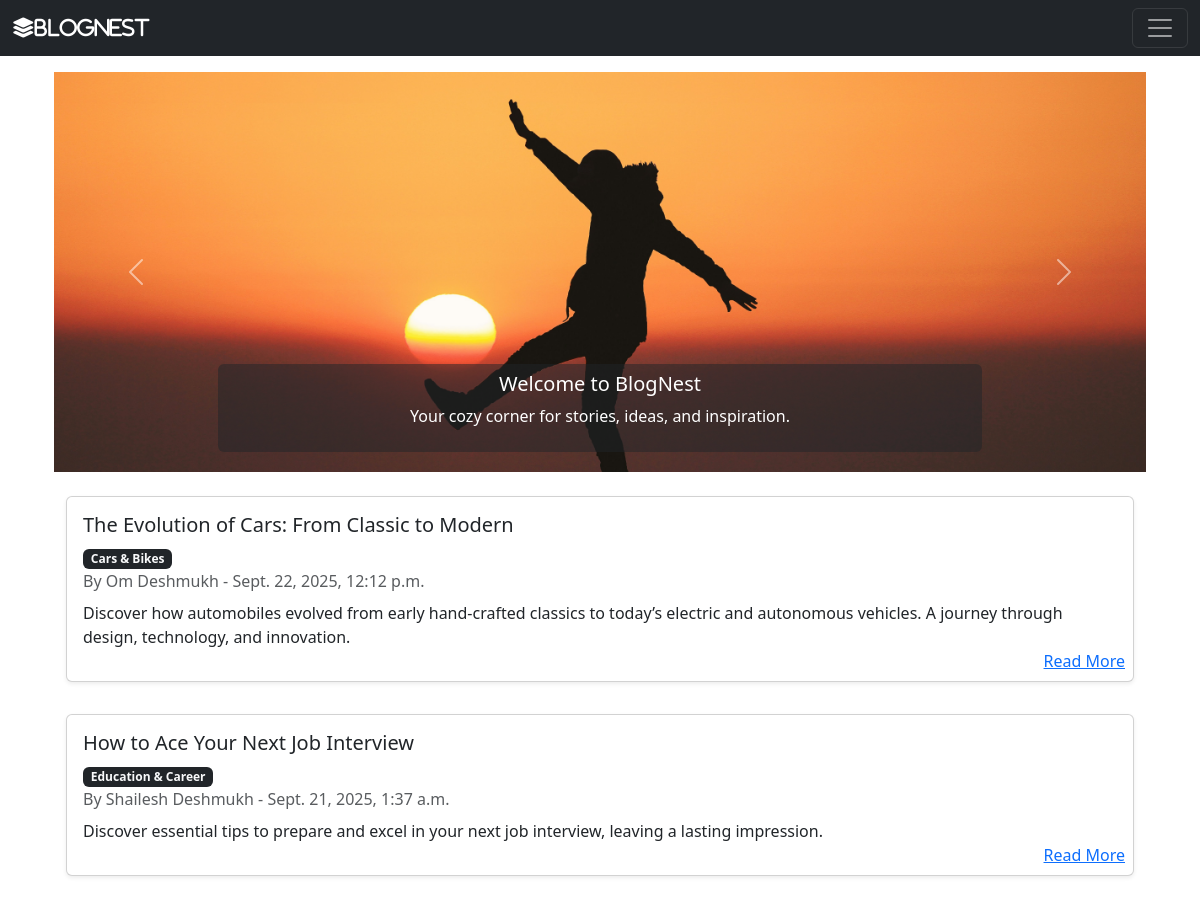
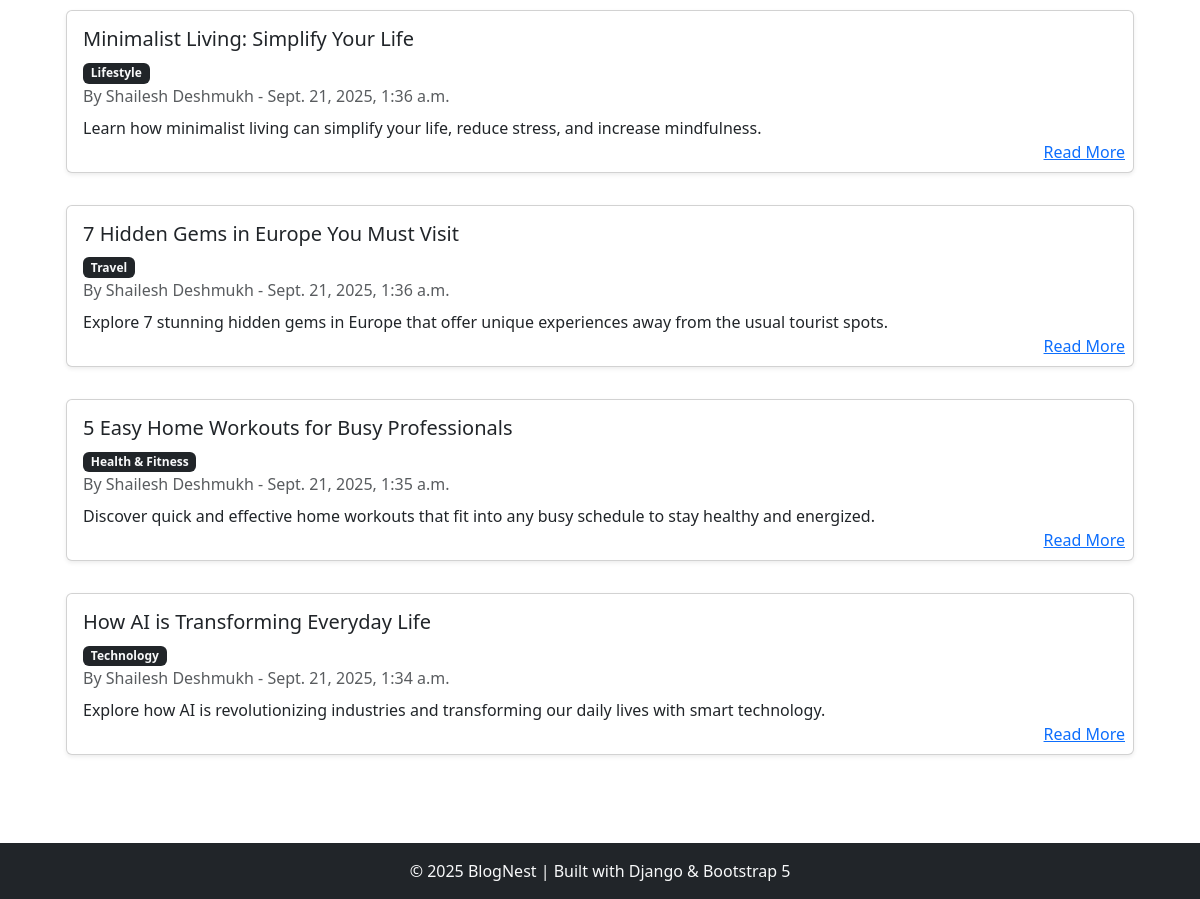
The page / on the database its author committed (2 pictures, top to bottom).
### theblog/models.py (models this page shows, shortened)
class Post(models.Model):
    title = models.CharField(max_length=255)
    header_image = models.ImageField(null=True, blank=True, upload_to="images/")
    title_tag = models.CharField(max_length=255)
    author = models.ForeignKey(User,on_delete=models.CASCADE)
    body = CKEditor5Field(blank=True, null=True)
    posted_at = models.DateTimeField(auto_now_add=True)
    category = models.ForeignKey(Category, on_delete=models.CASCADE, related_name="posts", null=True, blank=True)
    snippet = models.CharField(max_length=255)
    likes = models.ManyToManyField(User,related_name='blog_posts')

class Category(models.Model):
    name = models.CharField(max_length=100, unique=True)
    slug = models.SlugField(unique=True, blank=True)

### theblog/views.py (the view)
# urls.py: path('',homeView.as_view(),name="home"),
class homeView(ListView):
    model = Post
    template_name = 'home.html'
    ordering = ['-posted_at']
    def get_context_data(self, *args, **kwargs):
        cat_menu = Category.objects.all()
        context = super(homeView,self).get_context_data(*args, **kwargs)
        context["cat_menu"]= cat_menu
        return context

### theblog/templates/home.html (shortened to what this page needs)
{% extends "base.html" %}
{% load static %}
{% block content %}
<br>
<div class="container my-4">
  <div id="carouselExampleControls" class="carousel slide" data-bs-ride="carousel">
    <div class="carousel-inner" style="height: 400px;">
      <div class="carousel-item active h-100">
        <img src="{% static 'carousel/slide1.jpg' %}" class="d-block w-100 h-100" alt="Slide 1" style="object-fit: cover; object-position: center 40% ;">
        <div class="carousel-caption d-none d-md-block bg-dark bg-opacity-50 rounded p-2">
          <h5>Welcome to BlogNest</h5>
          <p>Your cozy corner for stories, ideas, and inspiration.</p>
        </div>
      </div>
    <button class="carousel-control-prev" type="button" data-bs-target="#carouselExampleControls" data-bs-slide="prev">
      <span class="carousel-control-prev-icon" aria-hidden="true"></span>
    </button>
    <button class="carousel-control-next" type="button" data-bs-target="#carouselExampleControls" data-bs-slide="next">
      <span class="carousel-control-next-icon" aria-hidden="true"></span>
    </button>
  </div>
</div>
<section class="container my-4">
  <div class="row g-3">
    {% for post in object_list %}
    <div class="col-12">
      <div class="card mb-3 shadow-sm">
        <div class="card-body position-relative">
          <h5 class="card-title text-dark">{{ post.title }}</h5>
          {% if post.category %}
            <span class="badge bg-dark text-light">{{ post.category.name }}</span>
          {% else %}
            <span class="badge bg-dark text-light">Uncategorized</span>
          {% endif %}
          <p class="text-muted mb-2">
            By {{ post.author.first_name|title }} {{ post.author.last_name|title }} - {{ post.posted_at }}
          </p>
          <p class="card-text text-dark">{{ post.snippet }}</p>
          <div class="position-absolute bottom-0 end-0 p-2 text-end">
            <a href="{% url 'article_detail' post.pk %}" class="text-primary">Read More</a>
          </div>
        </div>
      </div>
    </div>
    {% endfor %}
  </div>
</section>
{% endblock content %}

### theblog/templates/base.html (style rules this page uses)
html, body { height: 100%; }
.d-flex-column { display: flex; flex-direction: column; min-height: 100vh; }

### rows shown on the page
Post: title "The Evolution of Cars: From Classic to Modern", category.name "Cars & Bikes", author.first_name "Om", author.last_name "Deshmukh", posted_at "Sept. 22, 2025, 12:12 p.m.", snippet "Discover how automobiles evolved from early hand-crafted classics to today’s electric and autonomous vehicles. A journey through design, technology, and innovation."
Post: title "How to Ace Your Next Job Interview", category.name "Education & Career", author.first_name "Shailesh", author.last_name "Deshmukh", posted_at "Sept. 21, 2025, 1:37 a.m.", snippet "Discover essential tips to prepare and excel in your next job interview, leaving a lasting impression."
Post: title "Minimalist Living: Simplify Your Life", category.name "Lifestyle", author.first_name "Shailesh", author.last_name "Deshmukh", posted_at "Sept. 21, 2025, 1:36 a.m.", snippet "Learn how minimalist living can simplify your life, reduce stress, and increase mindfulness."
Post: title "7 Hidden Gems in Europe You Must Visit", category.name "Travel", author.first_name "Shailesh", author.last_name "Deshmukh", posted_at "Sept. 21, 2025, 1:36 a.m.", snippet "Explore 7 stunning hidden gems in Europe that offer unique experiences away from the usual tourist spots."
Post: title "5 Easy Home Workouts for Busy Professionals", category.name "Health & Fitness", author.first_name "Shailesh", author.last_name "Deshmukh", posted_at "Sept. 21, 2025, 1:35 a.m.", snippet "Discover quick and effective home workouts that fit into any busy schedule to stay healthy and energized."
Post: title "How AI is Transforming Everyday Life", category.name "Technology", author.first_name "Shailesh", author.last_name "Deshmukh", posted_at "Sept. 21, 2025, 1:34 a.m.", snippet "Explore how AI is revolutionizing industries and transforming our daily lives with smart technology."
